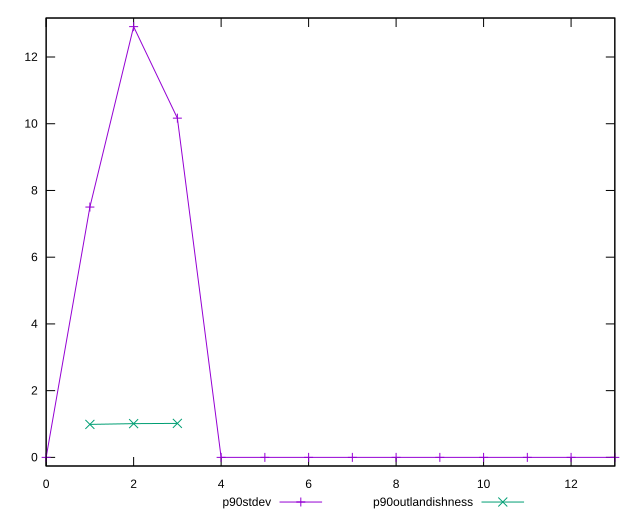

Recreate this plot in gnuplot.
reset

$p90Stdev <<EOF
0 0
1 7.502458363268266
2 12.91021262977945
3 10.167050545634623
4 0
5 0
6 0
7 0
8 0
9 0
10 0
11 0
12 0
13 0
EOF

$p90Outlandishness <<EOF
1 0.9888242654495257
2 1.011362764042942
3 1.0188723427935
EOF

set key outside below
set xrange [0:13]
set yrange [-0.258204252595589:13.168416882375038]
set trange [-0.258204252595589:13.168416882375038]
set terminal svg size 640, 520 enhanced background rgb 'white'
set output "reprap/total-blocking-time/progression/stddev.svg"

plot $p90Stdev title "p90stdev" with linespoints, \
     $p90Outlandishness title "p90outlandishness" with linespoints

reset
